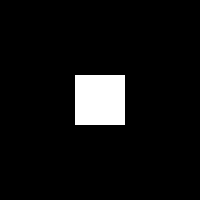
Frame 1 (no input)
Frame 60 (the mouse pressed at the canvas centre just before this capture): identical to frame 1, image omitted
Frame 120 (the mouse held since frame 60 and released just before this capture): blank canvas, image omitted

The Processing sketch that drew this single still picture (run headless with seeded random() and noise(); from frame 60 on, the mouse is pressed at the canvas centre):

// Processing sketch: processing_97056
// ── processing_97056.pde

void setup() {
  size (200, 200);
  background (0);
}

void draw() {
  noStroke();
  fill(255);
  rect (75, 75, 50, 50);
  fill(mouseX, 0, mouseY);
  ellipse(mouseX, mouseY, 10, 10);
  {
    if (mouseX>=75 && mouseX<=125 && mouseY>=75 && mouseY<=125)
      background(0);
  }
}
